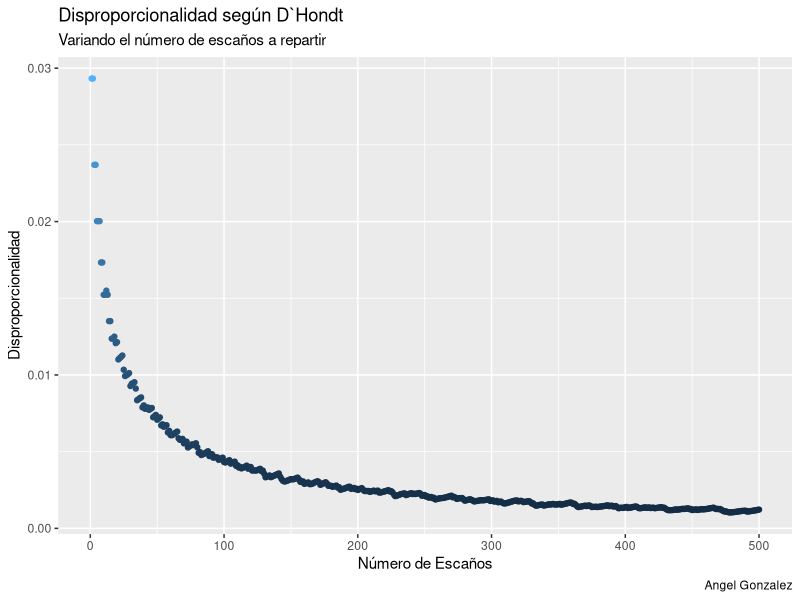
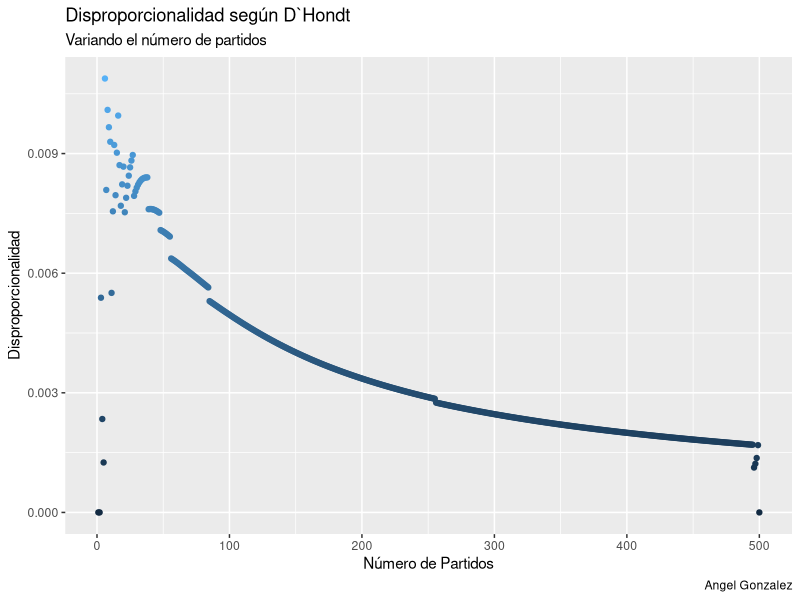
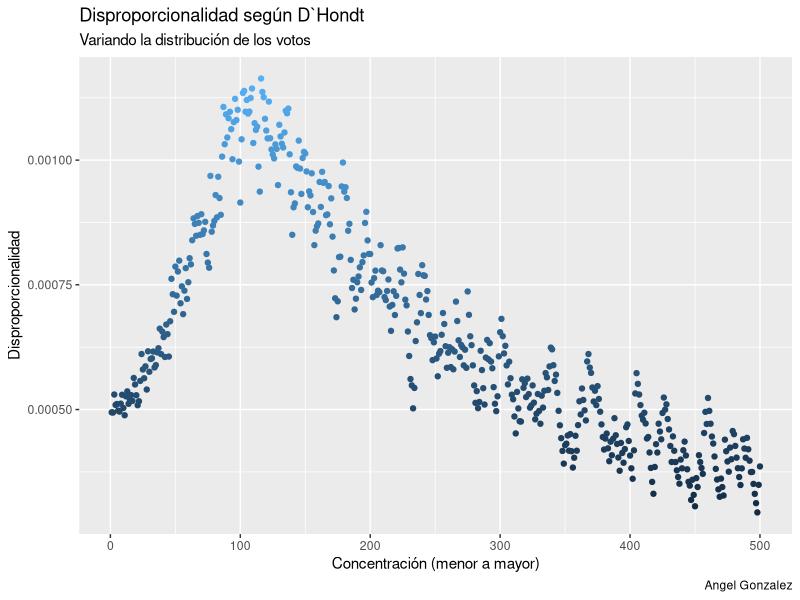

Write the R code that produced these figures, in order. (Note: a time limit stopped this script after it produced the figures.)
## ---- chunk 1
knitr::opts_chunk$set(
  fig.path = "figurasR/",
  echo = FALSE, warning = FALSE, message = FALSE,
  fig.pos = "H", fig.align = "center", out.width = "95%",
  cache = FALSE
)
## ---- chunk 2

library(ggplot2)

n_partidos <- seq_len(50)[-1]

densidad <- rep(length(n_partidos), 100)

n_escannos <- seq_len(50)
## ---- chunk 3
library(data.table)
# Variables
partidos <- paste("Partido_", seq_len(49), sep = "")
n_escannos <- 5
votos <- trunc(seq(from = 100, to = 1, length.out = length(partidos)))

asientos_dhondt <- function(partidos, votos,
                            n_escannos,
                            couta_min = 0) {
  # Cuota mínima
  nv <- sum(votos)
  vn <- votos
  vn[votos <= nv * couta_min] <- 0
  votos <- vn

  # Escaños
  div <- 1:n_escannos
  G <- sapply(div, function(x) votos / x)
  cuota <- G[order(G, decreasing = T)][n_escannos]
  W <- (G >= cuota)
  seats <- rowSums(W)
  o <- seats
  # Resultados
  data.frame("Partidos" = partidos, "Escanos" = as.numeric(o))
}

# Modelo para España
# desde <- 1 + grep(pattern = "nulos", x = colnames(datos1977))
# partidos <- colnames(datos1977)[desde:(length(colnames(datos1977)) - 1)]
# prov <- 1
# n_escannos <- datos1977$asientos[prov]
# votos <- as.numeric(datos1977[prov, desde:(ncol(datos1977) - 1)])
#
# asientos_dhondt(partidos, votos, n_escannos, couta_min = .03)
####


#
# resul <- NULL
# for (prov in seq_len(nrow(datos1977))) {
#   # Votos tenerife Alianza Popular mal contados
#   if (prov == 15) {
#     datos1977[prov, 12] <- 23866
#   }
#   n_escannos <- datos1977$asientos[prov]
#   votos <- as.numeric(datos1977[prov, desde:(ncol(datos1977) - 1)])
#   resul[[prov]] <- asientos_dhondt(partidos, votos, n_escannos, couta_min = .03)
# }
#
# resul <- as.data.table(resul)
# resultados <- cbind.data.frame("Partidos" = resul[, 1], "Escaños" = rowSums(resul[, lapply(resul, is.numeric) == TRUE, with = FALSE]))
## ---- chunk 4
# D`Hondt Prueba fijo densidad, fijo votos, fijo n_partidos, distintos escaños
partidos <- paste("Partido_", seq_len(49), sep = "")
n_escannos <- 5000
votos <- trunc(seq(from = 10e5, to = 1, length.out = length(partidos)))
votos <- votos / seq_len(49)

# resul <- NULL
# for (i in seq_len(n_escannos)) {
#   # n_escannos <- i # Variable
#   # votos <- votos # Fijo
#   resul[[i]] <- asientos_dhondt(partidos, votos, i, couta_min = 0)$Escanos
# }
resul <- lapply(seq_len(n_escannos), function(x) asientos_dhondt(partidos, votos, x, couta_min = 0)$Escanos)
resul1 <- as.data.table(resul)
# beepr::beep(sound = 3)
# resultados <- cbind.data.frame("Partidos" = resul[, 1], "Escaños" = rowSums(resul[, lapply(resul, is.numeric) == TRUE, with = FALSE]))
## ---- chunk 5
disproporcionalidad <-
  function(s, v) {
    s <- as.vector(s)
    v <- as.vector(v)
    l_s <- length(s)
    #        l_v <- length(v)
    s_s <- sum(s)
    s_v <- sum(v)
    p_s <- s / s_s
    p_v <- v / s_v

    o <- (1 / l_s) * sum(abs(p_s - p_v))
    #            nm <- 'Rae'

    # return(list(measure=nm, value=o))
    o
  }


# disproporcionalidad(s = resul1[, 1], v = votos)

dis <- apply(X = resul1[, 1:500], MARGIN = 2, FUN = function(x) disproporcionalidad(s = x, v = votos))

library(ggplot2)
library(ggthemes)
# qplot(seq_len(length(dis)),dis)

dis1 <- data.frame("Disproporcionalidad" = dis, "Escannos" = seq_len(length(dis)))
var_esc_dhondt <- dis1

ggplot(data = dis1, mapping = aes(Escannos, Disproporcionalidad)) +
  geom_point(data = dis1, mapping = aes(color = Disproporcionalidad), show.legend = F) +
  scale_fill_gradient(low = "red", high = "yellow") +
  labs(subtitle = "Variando el número de escaños a repartir", title = "Disproporcionalidad según D`Hondt", caption = "Angel Gonzalez", x = "Número de Escaños")
## ---- chunk 6
# D`Hondt Prueba fijo densidad, fijo votos, var n_partidos, fijo escaños
partidos <- NULL
for (i in seq_len(500)) {
  partidos[[i]] <- paste("Partido_", seq_len(i), sep = "")
}
# partidos <- paste("Partido_", seq_len(49), sep = "")
n_escannos <- 30
votos <- NULL
for (i in seq_len(500)) {
  votos[[i]] <- trunc(seq(from = 10e5, to = 1, length.out = length(partidos[[i]])))
  votos[[i]] <- votos[[i]] / seq_len(length(partidos[[i]]))
}
# votos <- trunc(seq(from = 10e5, to = 1, length.out = length(partidos)))
# votos <- votos/seq_len(length(partidos))

resul <- NULL
for (i in seq_len(length(partidos))) {
  if (i == 1) {
    next
  }
  n_escannos <- 50 # Variable
  # votos <- votos[[i]] # Fijo
  resul[[i]] <- asientos_dhondt(partidos[[i]], votos[[i]], n_escannos, couta_min = 0)$Escanos
}

resul1 <- as.data.table(resul)
# Arreglar tabla poniendo NA donde se necesita
for (i in 3:(ncol(resul1) - 2)) {
  resul1[[i - 2]][i:nrow(resul1)] <- NA
}

# Analizar la desproporcionalidad columna a columna
dis <- seq_len(length(partidos))
for (i in seq_len(length(partidos) - 1)) {
  dis[i] <- disproporcionalidad(s = as.vector(na.omit(resul1[[i]])), v = votos[[i + 1]])
}
# disproporcionalidad(s = resul1[,1],v = votos)

# dis <- apply(X = resul1,MARGIN = 2,FUN = function(x) disproporcionalidad(s = x,v = votos))
dis[500] <- 0


library(ggplot2)
# qplot(seq_len(length(dis)),dis)

dis1 <- data.frame("Disproporcionalidad" = dis, "Escannos" = seq_len(length(dis)))
var_par_dhondt <- dis1

ggplot(data = dis1, mapping = aes(Escannos, Disproporcionalidad)) +
  geom_point(data = dis1, mapping = aes(color = Disproporcionalidad), show.legend = F) +
  scale_fill_gradient(low = "red", high = "yellow") +
  labs(subtitle = "Variando el número de partidos", title = "Disproporcionalidad según D`Hondt", caption = "Angel Gonzalez", x = "Número de Partidos")
## ---- chunk 7
# D`Hondt Prueba var densidad, fijo votos, fijo n_partidos, fijo escaños
partidos <- paste("Partido_", seq_len(49), sep = "")
n_escannos <- 500
# votos <- trunc(seq(from = 10e5, to = 1, length.out = length(partidos)))

# Modificar la densidad de los votos
votos <- trunc(rep(x = 10e5, length(partidos)))
expon <- seq(from = 0.001, to = 1, length.out = 1000)
vot <- NULL
for (i in seq_len(1000)) {
  vot[[i]] <- votos * dexp(seq_len(length(partidos)), rate = expon[i])
}



# ut <- (datos1977[1:nrow(datos1977),9:ncol(datos1977)])
# ut <- as.matrix(ut)
# lm(1:ncol(ut)~sort(ut[1,],decreasing = T))




# Aplicarlo
resul <- NULL
for (i in seq_len(n_escannos)) {
  # n_escannos <- i # Variable
  votos <- vot[[i]] # Fijo
  resul[[i]] <- asientos_dhondt(partidos, votos, n_escannos, couta_min = 0)$Escanos
}

resul1 <- as.data.table(resul)

# Analizar la desproporcionalidad columna a columna
dis <- seq_len(ncol(resul1))
for (i in seq_len(ncol(resul1))) {
  dis[i] <- disproporcionalidad(s = resul1[[i]], v = vot[[i]])
}
# disproporcionalidad(s = resul1[,1],v = votos)

# dis <- apply(X = resul1,MARGIN = 2,FUN = function(x) disproporcionalidad(s = x,v = votos))



library(ggplot2)
# qplot(seq_len(length(dis)),dis,main = "Prueba",ylab = "Disproporcionalidad",xlab = "
#       Concentración (menor a mayor)")

dis1 <- data.frame("Disproporcionalidad" = dis, "Escannos" = seq_len(length(dis)))
var_dis_dhondt <- dis1

ggplot(data = dis1, mapping = aes(Escannos, Disproporcionalidad)) +
  geom_point(data = dis1, mapping = aes(color = Disproporcionalidad), show.legend = F) +
  scale_fill_gradient(low = "red", high = "yellow") +
  labs(subtitle = "Variando la distribución de los votos", title = "Disproporcionalidad según D`Hondt", caption = "Angel Gonzalez", x = "Concentración (menor a mayor)")
## ---- chunk 8
library(data.table)
# Variables
partidos <- paste("Partido_", seq_len(49), sep = "")
n_escannos <- 5
votos <- trunc(seq(from = 100, to = 1, length.out = length(partidos)))

asientos_dhondt <- function(partidos, votos,
                            n_escannos,
                            couta_min = 0) {
  # Cuota mínima
  nv <- sum(votos)
  vn <- votos
  vn[votos <= nv * couta_min] <- 0
  votos <- vn

  # Escaños
  div <- 2 * (1:n_escannos) - 1
  G <- sapply(div, function(x) votos / x)
  cuota <- G[order(G, decreasing = T)][n_escannos]
  W <- (G >= cuota)
  seats <- rowSums(W)
  o <- seats
  # Resultados
  data.frame("Partidos" = partidos, "Escanos" = as.numeric(o))
}

# Modelo para España
# desde <- 1 + grep(pattern = "nulos", x = colnames(datos1977))
# partidos <- colnames(datos1977)[desde:(length(colnames(datos1977)) - 1)]
# prov <- 1
# n_escannos <- datos1977$asientos[prov]
# votos <- as.numeric(datos1977[prov, desde:(ncol(datos1977) - 1)])
#
# asientos_dhondt(partidos, votos, n_escannos, couta_min = .03)
####


#
# resul <- NULL
# for (prov in seq_len(nrow(datos1977))) {
#   # Votos tenerife Alianza Popular mal contados
#   if (prov == 15) {
#     datos1977[prov, 12] <- 23866
#   }
#   n_escannos <- datos1977$asientos[prov]
#   votos <- as.numeric(datos1977[prov, desde:(ncol(datos1977) - 1)])
#   resul[[prov]] <- asientos_dhondt(partidos, votos, n_escannos, couta_min = .03)
# }
#
# resul <- as.data.table(resul)
# resultados <- cbind.data.frame("Partidos" = resul[, 1], "Escaños" = rowSums(resul[, lapply(resul, is.numeric) == TRUE, with = FALSE]))
## ---- chunk 9
# Sainte-Lague Prueba fijo densidad, fijo votos, fijo n_partidos, distintos escaños
partidos <- paste("Partido_", seq_len(49), sep = "")
n_escannos <- 5000
votos <- trunc(seq(from = 10e5, to = 1, length.out = length(partidos)))
votos <- votos / seq_len(49)

# resul <- NULL
# for (i in seq_len(n_escannos)) {
#   n_escannos <- i # Variable
#   votos <- votos # Fijo
#   resul[[i]] <- asientos_dhondt(partidos, votos, n_escannos, couta_min = 0)$Escanos
# }
resul <- lapply(seq_len(n_escannos), function(x) asientos_dhondt(partidos, votos, x, couta_min = 0)$Escanos)
resul1 <- as.data.table(resul)
# beepr::beep(sound = 3)
# resultados <- cbind.data.frame("Partidos" = resul[, 1], "Escaños" = rowSums(resul[, lapply(resul, is.numeric) == TRUE, with = FALSE]))
## ---- chunk 10
disproporcionalidad <-
  function(s, v) {
    s <- as.vector(s)
    v <- as.vector(v)
    l_s <- length(s)
    #        l_v <- length(v)
    s_s <- sum(s)
    s_v <- sum(v)
    p_s <- s / s_s
    p_v <- v / s_v

    o <- (1 / l_s) * sum(abs(p_s - p_v))
    #            nm <- 'Rae'

    # return(list(measure=nm, value=o))
    o
  }


#disproporcionalidad(s = resul1[, 1], v = votos)

dis <- apply(X = resul1[, 1:500], MARGIN = 2, FUN = function(x) disproporcionalidad(s = x, v = votos))

library(ggplot2)
library(ggthemes)
# qplot(seq_len(length(dis)),dis)

dis1 <- data.frame("Disproporcionalidad" = dis, "Escannos" = seq_len(length(dis)))
var_esc_sl <- dis1

ggplot(data = dis1, mapping = aes(Escannos, Disproporcionalidad)) +
  geom_point(data = dis1, mapping = aes(color = Disproporcionalidad), show.legend = F) +
  scale_fill_gradient(low = "red", high = "yellow") +
  labs(subtitle = "Variando el número de escaños a repartir", title = "Disproporcionalidad según Sainte-Lague", caption = "Angel Gonzalez", x = "Número de Escaños")
## ---- chunk 11
# Sainte-Lague Prueba fijo densidad, fijo votos, var n_partidos, fijo escaños
partidos <- NULL
for (i in seq_len(500)) {
  partidos[[i]] <- paste("Partido_", seq_len(i), sep = "")
}
# partidos <- paste("Partido_", seq_len(49), sep = "")
n_escannos <- 30
votos <- NULL
for (i in seq_len(500)) {
  votos[[i]] <- trunc(seq(from = 10e5, to = 1, length.out = length(partidos[[i]])))
  votos[[i]] <- votos[[i]] / seq_len(length(partidos[[i]]))
}
# votos <- trunc(seq(from = 10e5, to = 1, length.out = length(partidos)))
# votos <- votos/seq_len(length(partidos))

resul <- NULL
for (i in seq_len(length(partidos))) {
  if (i == 1) {
    next
  }
  n_escannos <- 50 # Variable
  # votos <- votos[[i]] # Fijo
  resul[[i]] <- asientos_dhondt(partidos[[i]], votos[[i]], n_escannos, couta_min = 0)$Escanos
}

resul1 <- as.data.table(resul)
# Arreglar tabla poniendo NA donde se necesita
for (i in 3:(ncol(resul1) - 2)) {
  resul1[[i - 2]][i:nrow(resul1)] <- NA
}

# Analizar la desproporcionalidad columna a columna
dis <- seq_len(length(partidos))
for (i in seq_len(length(partidos) - 1)) {
  dis[i] <- disproporcionalidad(s = as.vector(na.omit(resul1[[i]])), v = votos[[i + 1]])
}
# disproporcionalidad(s = resul1[,1],v = votos)

# dis <- apply(X = resul1,MARGIN = 2,FUN = function(x) disproporcionalidad(s = x,v = votos))
dis[500] <- 0


library(ggplot2)
# qplot(seq_len(length(dis)),dis)

dis1 <- data.frame("Disproporcionalidad" = dis, "Escannos" = seq_len(length(dis)))
var_par_sl <- dis1


ggplot(data = dis1, mapping = aes(Escannos, Disproporcionalidad)) +
  geom_point(data = dis1, mapping = aes(color = Disproporcionalidad), show.legend = F) +
  scale_fill_gradient(low = "red", high = "yellow") +
  labs(subtitle = "Variando el número de partidos", title = "Disproporcionalidad según Sainte-Lague", caption = "Angel Gonzalez", x = "Número de Partidos")
## ---- chunk 12
# Sainte-Lague Prueba var densidad, fijo votos, fijo n_partidos, fijo escaños
partidos <- paste("Partido_", seq_len(49), sep = "")
n_escannos <- 500
# votos <- trunc(seq(from = 10e5, to = 1, length.out = length(partidos)))

# Modificar la densidad de los votos
votos <- trunc(rep(x = 10e5, length(partidos)))
expon <- seq(from = 0.001, to = 1, length.out = 1000)
vot <- NULL
for (i in seq_len(1000)) {
  vot[[i]] <- votos * dexp(seq_len(length(partidos)), rate = expon[i])
}



# ut <- (datos1977[1:nrow(datos1977),9:ncol(datos1977)])
# ut <- as.matrix(ut)
# lm(1:ncol(ut)~sort(ut[1,],decreasing = T))




# Aplicarlo
resul <- NULL
for (i in seq_len(n_escannos)) {
  # n_escannos <- i # Variable
  votos <- vot[[i]] # Fijo
  resul[[i]] <- asientos_dhondt(partidos, votos, n_escannos, couta_min = 0)$Escanos
}

resul1 <- as.data.table(resul)

# Analizar la desproporcionalidad columna a columna
dis <- seq_len(ncol(resul1))
for (i in seq_len(ncol(resul1))) {
  dis[i] <- disproporcionalidad(s = resul1[[i]], v = vot[[i]])
}
# disproporcionalidad(s = resul1[,1],v = votos)

# dis <- apply(X = resul1,MARGIN = 2,FUN = function(x) disproporcionalidad(s = x,v = votos))



library(ggplot2)
# qplot(seq_len(length(dis)),dis,main = "Prueba",ylab = "Disproporcionalidad",xlab = "
#       Concentración (menor a mayor)")

dis1 <- data.frame("Disproporcionalidad" = dis, "Escannos" = seq_len(length(dis)))
var_dis_sl <- dis1

ggplot(data = dis1, mapping = aes(Escannos, Disproporcionalidad)) +
  geom_point(data = dis1, mapping = aes(color = Disproporcionalidad), show.legend = F) +
  scale_fill_gradient(low = "red", high = "yellow") +
  labs(subtitle = "Variando la distribución de los votos", title = "Disproporcionalidad según Sainte-Lague", caption = "Angel Gonzalez", x = "Concentración (menor a mayor)")
## ---- chunk 13
library(data.table)
# Variables
partidos <- paste("Partido_", seq_len(49), sep = "")
n_escannos <- 5
votos <- trunc(seq(from = 100, to = 1, length.out = length(partidos)))

asientos_dhondt <- function(partidos, votos,
                            n_escannos,
                            couta_min = 0) {
  # Cuota mínima
  nv <- sum(votos)
  vn <- votos
  vn[votos <= nv * couta_min] <- 0
  votos <- vn

  # Escaños
  div <- c(1, (10 * (2:n_escannos) - 5) / 7)
  G <- sapply(div, function(x) votos / x)
  cuota <- G[order(G, decreasing = T)][n_escannos]
  W <- (G >= cuota)
  seats <- rowSums(W)
  o <- seats
  # Resultados
  data.frame("Partidos" = partidos, "Escanos" = as.numeric(o))
}

# Modelo para España
# desde <- 1 + grep(pattern = "nulos", x = colnames(datos1977))
# partidos <- colnames(datos1977)[desde:(length(colnames(datos1977)) - 1)]
# prov <- 1
# n_escannos <- datos1977$asientos[prov]
# votos <- as.numeric(datos1977[prov, desde:(ncol(datos1977) - 1)])
#
# asientos_dhondt(partidos, votos, n_escannos, couta_min = .03)
####


#
# resul <- NULL
# for (prov in seq_len(nrow(datos1977))) {
#   # Votos tenerife Alianza Popular mal contados
#   if (prov == 15) {
#     datos1977[prov, 12] <- 23866
#   }
#   n_escannos <- datos1977$asientos[prov]
#   votos <- as.numeric(datos1977[prov, desde:(ncol(datos1977) - 1)])
#   resul[[prov]] <- asientos_dhondt(partidos, votos, n_escannos, couta_min = .03)
# }
#
# resul <- as.data.table(resul)
# resultados <- cbind.data.frame("Partidos" = resul[, 1], "Escaños" = rowSums(resul[, lapply(resul, is.numeric) == TRUE, with = FALSE]))
## ---- chunk 14
# Modified Sainte-Lague Prueba fijo densidad, fijo votos, fijo n_partidos, distintos escaños
partidos <- paste("Partido_", seq_len(49), sep = "")
n_escannos <- 5000
votos <- trunc(seq(from = 10e5, to = 1, length.out = length(partidos)))
votos <- votos / seq_len(49)

# resul <- NULL
# for (i in seq_len(n_escannos)) {
#   n_escannos <- i # Variable
#   votos <- votos # Fijo
#   resul[[i]] <- asientos_dhondt(partidos, votos, n_escannos, couta_min = 0)$Escanos
# }
resul <- lapply(seq_len(n_escannos), function(x) asientos_dhondt(partidos, votos, x, couta_min = 0)$Escanos)
resul1 <- as.data.table(resul)
# beepr::beep(sound = 3)
# resultados <- cbind.data.frame("Partidos" = resul[, 1], "Escaños" = rowSums(resul[, lapply(resul, is.numeric) == TRUE, with = FALSE]))
## ---- chunk 15
disproporcionalidad <-
  function(s, v) {
    s <- as.vector(s)
    v <- as.vector(v)
    l_s <- length(s)
    #        l_v <- length(v)
    s_s <- sum(s)
    s_v <- sum(v)
    p_s <- s / s_s
    p_v <- v / s_v

    o <- (1 / l_s) * sum(abs(p_s - p_v))
    #            nm <- 'Rae'

    # return(list(measure=nm, value=o))
    o
  }


#disproporcionalidad(s = resul1[, 1], v = votos)

dis <- apply(X = resul1[, 1:500], MARGIN = 2, FUN = function(x) disproporcionalidad(s = x, v = votos))

library(ggplot2)
library(ggthemes)
# qplot(seq_len(length(dis)),dis)

dis1 <- data.frame("Disproporcionalidad" = dis, "Escannos" = seq_len(length(dis)))
var_esc_msl <- dis1

ggplot(data = dis1, mapping = aes(Escannos, Disproporcionalidad)) +
  geom_point(data = dis1, mapping = aes(color = Disproporcionalidad), show.legend = F) +
  scale_fill_gradient(low = "red", high = "yellow") +
  labs(subtitle = "Variando el número de escaños a repartir", title = "Disproporcionalidad según Modified Sainte-Lague", caption = "Angel Gonzalez", x = "Número de Escaños")
## ---- chunk 16
# Modified Sainte-Lague Prueba fijo densidad, fijo votos, var n_partidos, fijo escaños
partidos <- NULL
for (i in seq_len(500)) {
  partidos[[i]] <- paste("Partido_", seq_len(i), sep = "")
}
# partidos <- paste("Partido_", seq_len(49), sep = "")
n_escannos <- 30
votos <- NULL
for (i in seq_len(500)) {
  votos[[i]] <- trunc(seq(from = 10e5, to = 1, length.out = length(partidos[[i]])))
  votos[[i]] <- votos[[i]] / seq_len(length(partidos[[i]]))
}
# votos <- trunc(seq(from = 10e5, to = 1, length.out = length(partidos)))
# votos <- votos/seq_len(length(partidos))

resul <- NULL
for (i in seq_len(length(partidos))) {
  if (i == 1) {
    next
  }
  n_escannos <- 50 # Variable
  # votos <- votos[[i]] # Fijo
  resul[[i]] <- asientos_dhondt(partidos[[i]], votos[[i]], n_escannos, couta_min = 0)$Escanos
}

resul1 <- as.data.table(resul)
# Arreglar tabla poniendo NA donde se necesita
for (i in 3:(ncol(resul1) - 2)) {
  resul1[[i - 2]][i:nrow(resul1)] <- NA
}

# Analizar la desproporcionalidad columna a columna
dis <- seq_len(length(partidos))
for (i in seq_len(length(partidos) - 1)) {
  dis[i] <- disproporcionalidad(s = as.vector(na.omit(resul1[[i]])), v = votos[[i + 1]])
}
# disproporcionalidad(s = resul1[,1],v = votos)

# dis <- apply(X = resul1,MARGIN = 2,FUN = function(x) disproporcionalidad(s = x,v = votos))
dis[500] <- 0


library(ggplot2)
# qplot(seq_len(length(dis)),dis)

dis1 <- data.frame("Disproporcionalidad" = dis, "Escannos" = seq_len(length(dis)))
var_par_msl <- dis1

ggplot(data = dis1, mapping = aes(Escannos, Disproporcionalidad)) +
  geom_point(data = dis1, mapping = aes(color = Disproporcionalidad), show.legend = F) +
  scale_fill_gradient(low = "red", high = "yellow") +
  labs(subtitle = "Variando el número de partidos", title = "Disproporcionalidad según Modified Sainte-Lague", caption = "Angel Gonzalez", x = "Número de Partidos")
## ---- chunk 17
# Modified Sainte-Lague Prueba var densidad, fijo votos, fijo n_partidos, fijo escaños
partidos <- paste("Partido_", seq_len(49), sep = "")
n_escannos <- 500
# votos <- trunc(seq(from = 10e5, to = 1, length.out = length(partidos)))

# Modificar la densidad de los votos
votos <- trunc(rep(x = 10e5, length(partidos)))
expon <- seq(from = 0.001, to = 1, length.out = 1000)
vot <- NULL
for (i in seq_len(1000)) {
  vot[[i]] <- votos * dexp(seq_len(length(partidos)), rate = expon[i])
}



# ut <- (datos1977[1:nrow(datos1977),9:ncol(datos1977)])
# ut <- as.matrix(ut)
# lm(1:ncol(ut)~sort(ut[1,],decreasing = T))




# Aplicarlo
resul <- NULL
for (i in seq_len(n_escannos)) {
  # n_escannos <- i # Variable
  votos <- vot[[i]] # Fijo
  resul[[i]] <- asientos_dhondt(partidos, votos, n_escannos, couta_min = 0)$Escanos
}

resul1 <- as.data.table(resul)

# Analizar la desproporcionalidad columna a columna
dis <- seq_len(ncol(resul1))
for (i in seq_len(ncol(resul1))) {
  dis[i] <- disproporcionalidad(s = resul1[[i]], v = vot[[i]])
}
# disproporcionalidad(s = resul1[,1],v = votos)

# dis <- apply(X = resul1,MARGIN = 2,FUN = function(x) disproporcionalidad(s = x,v = votos))



library(ggplot2)
# qplot(seq_len(length(dis)),dis,main = "Prueba",ylab = "Disproporcionalidad",xlab = "
#       Concentración (menor a mayor)")

dis1 <- data.frame("Disproporcionalidad" = dis, "Escannos" = seq_len(length(dis)))
var_dis_msl <- dis1

ggplot(data = dis1, mapping = aes(Escannos, Disproporcionalidad)) +
  geom_point(data = dis1, mapping = aes(color = Disproporcionalidad), show.legend = F) +
  scale_fill_gradient(low = "red", high = "yellow") +
  labs(subtitle = "Variando la distribución de los votos", title = "Disproporcionalidad según Modified Sainte-Lague", caption = "Angel Gonzalez", x = "Concentración (menor a mayor)")
## ---- chunk 18
library(data.table)
# Variables
partidos <- paste("Partido_", seq_len(49), sep = "")
n_escannos <- 5
votos <- trunc(seq(from = 100, to = 1, length.out = length(partidos)))

asientos_dhondt <- function(partidos, votos,
                            n_escannos,
                            couta_min = 0) {
  # Cuota mínima
  nv <- sum(votos)
  vn <- votos
  vn[votos <= nv * couta_min] <- 0
  votos <- vn

  # Escaños
  div <- ((1:n_escannos) + 1) / 2
  G <- sapply(div, function(x) votos / x)
  cuota <- G[order(G, decreasing = T)][n_escannos]
  W <- (G >= cuota)
  seats <- rowSums(W)
  o <- seats
  # Resultados
  data.frame("Partidos" = partidos, "Escanos" = as.numeric(o))
}

# Modelo para España
# desde <- 1 + grep(pattern = "nulos", x = colnames(datos1977))
# partidos <- colnames(datos1977)[desde:(length(colnames(datos1977)) - 1)]
# prov <- 1
# n_escannos <- datos1977$asientos[prov]
# votos <- as.numeric(datos1977[prov, desde:(ncol(datos1977) - 1)])
#
# asientos_dhondt(partidos, votos, n_escannos, couta_min = .03)
####


#
# resul <- NULL
# for (prov in seq_len(nrow(datos1977))) {
#   # Votos tenerife Alianza Popular mal contados
#   if (prov == 15) {
#     datos1977[prov, 12] <- 23866
#   }
#   n_escannos <- datos1977$asientos[prov]
#   votos <- as.numeric(datos1977[prov, desde:(ncol(datos1977) - 1)])
#   resul[[prov]] <- asientos_dhondt(partidos, votos, n_escannos, couta_min = .03)
# }
#
# resul <- as.data.table(resul)
# resultados <- cbind.data.frame("Partidos" = resul[, 1], "Escaños" = rowSums(resul[, lapply(resul, is.numeric) == TRUE, with = FALSE]))
## ---- chunk 19
# Imperiali Prueba fijo densidad, fijo votos, fijo n_partidos, distintos escaños
partidos <- paste("Partido_", seq_len(49), sep = "")
n_escannos <- 5000
votos <- trunc(seq(from = 10e5, to = 1, length.out = length(partidos)))
votos <- votos / seq_len(49)

# resul <- NULL
# for (i in seq_len(n_escannos)) {
#   n_escannos <- i # Variable
#   votos <- votos # Fijo
#   resul[[i]] <- asientos_dhondt(partidos, votos, n_escannos, couta_min = 0)$Escanos
# }
resul <- lapply(seq_len(n_escannos), function(x) asientos_dhondt(partidos, votos, x, couta_min = 0)$Escanos)
resul1 <- as.data.table(resul)
# beepr::beep(sound = 3)
# resultados <- cbind.data.frame("Partidos" = resul[, 1], "Escaños" = rowSums(resul[, lapply(resul, is.numeric) == TRUE, with = FALSE]))
## ---- chunk 20
disproporcionalidad <-
  function(s, v) {
    s <- as.vector(s)
    v <- as.vector(v)
    l_s <- length(s)
    #        l_v <- length(v)
    s_s <- sum(s)
    s_v <- sum(v)
    p_s <- s / s_s
    p_v <- v / s_v

    o <- (1 / l_s) * sum(abs(p_s - p_v))
    #            nm <- 'Rae'

    # return(list(measure=nm, value=o))
    o
  }


#disproporcionalidad(s = resul1[, 1], v = votos)

dis <- apply(X = resul1[, 1:500], MARGIN = 2, FUN = function(x) disproporcionalidad(s = x, v = votos))

library(ggplot2)
library(ggthemes)
# qplot(seq_len(length(dis)),dis)

dis1 <- data.frame("Disproporcionalidad" = dis, "Escannos" = seq_len(length(dis)))
var_esc_imp <- dis1

ggplot(data = dis1, mapping = aes(Escannos, Disproporcionalidad)) +
  geom_point(data = dis1, mapping = aes(color = Disproporcionalidad), show.legend = F) +
  scale_fill_gradient(low = "red", high = "yellow") +
  labs(subtitle = "Variando el número de escaños a repartir", title = "Disproporcionalidad según Imperiali", caption = "Angel Gonzalez", x = "Número de Escaños")
## ---- chunk 21
# Imperiali Prueba fijo densidad, fijo votos, var n_partidos, fijo escaños
partidos <- NULL
for (i in seq_len(500)) {
  partidos[[i]] <- paste("Partido_", seq_len(i), sep = "")
}
# partidos <- paste("Partido_", seq_len(49), sep = "")
n_escannos <- 30
votos <- NULL
for (i in seq_len(500)) {
  votos[[i]] <- trunc(seq(from = 10e5, to = 1, length.out = length(partidos[[i]])))
  votos[[i]] <- votos[[i]] / seq_len(length(partidos[[i]]))
}
# votos <- trunc(seq(from = 10e5, to = 1, length.out = length(partidos)))
# votos <- votos/seq_len(length(partidos))

resul <- NULL
for (i in seq_len(length(partidos))) {
  if (i == 1) {
    next
  }
  n_escannos <- 50 # Variable
  # votos <- votos[[i]] # Fijo
  resul[[i]] <- asientos_dhondt(partidos[[i]], votos[[i]], n_escannos, couta_min = 0)$Escanos
}

resul1 <- as.data.table(resul)
# Arreglar tabla poniendo NA donde se necesita
for (i in 3:(ncol(resul1) - 2)) {
  resul1[[i - 2]][i:nrow(resul1)] <- NA
}

# Analizar la desproporcionalidad columna a columna
dis <- seq_len(length(partidos))
for (i in seq_len(length(partidos) - 1)) {
  dis[i] <- disproporcionalidad(s = as.vector(na.omit(resul1[[i]])), v = votos[[i + 1]])
}
# disproporcionalidad(s = resul1[,1],v = votos)

# dis <- apply(X = resul1,MARGIN = 2,FUN = function(x) disproporcionalidad(s = x,v = votos))
dis[500] <- 0


library(ggplot2)
# qplot(seq_len(length(dis)),dis)

dis1 <- data.frame("Disproporcionalidad" = dis, "Escannos" = seq_len(length(dis)))
var_par_imp <- dis1

ggplot(data = dis1, mapping = aes(Escannos, Disproporcionalidad)) +
  geom_point(data = dis1, mapping = aes(color = Disproporcionalidad), show.legend = F) +
  scale_fill_gradient(low = "red", high = "yellow") +
  labs(subtitle = "Variando el número de partidos", title = "Disproporcionalidad según Imperiali", caption = "Angel Gonzalez", x = "Número de Partidos")
## ---- chunk 22
# Imperiali Prueba var densidad, fijo votos, fijo n_partidos, fijo escaños
partidos <- paste("Partido_", seq_len(49), sep = "")
n_escannos <- 500
# votos <- trunc(seq(from = 10e5, to = 1, length.out = length(partidos)))

# Modificar la densidad de los votos
votos <- trunc(rep(x = 10e5, length(partidos)))
expon <- seq(from = 0.001, to = 1, length.out = 1000)
vot <- NULL
for (i in seq_len(1000)) {
  vot[[i]] <- votos * dexp(seq_len(length(partidos)), rate = expon[i])
}



# ut <- (datos1977[1:nrow(datos1977),9:ncol(datos1977)])
# ut <- as.matrix(ut)
# lm(1:ncol(ut)~sort(ut[1,],decreasing = T))




# Aplicarlo
resul <- NULL
for (i in seq_len(n_escannos)) {
  # n_escannos <- i # Variable
  votos <- vot[[i]] # Fijo
  resul[[i]] <- asientos_dhondt(partidos, votos, n_escannos, couta_min = 0)$Escanos
}

resul1 <- as.data.table(resul)

# Analizar la desproporcionalidad columna a columna
dis <- seq_len(ncol(resul1))
for (i in seq_len(ncol(resul1))) {
  dis[i] <- disproporcionalidad(s = resul1[[i]], v = vot[[i]])
}
# disproporcionalidad(s = resul1[,1],v = votos)

# dis <- apply(X = resul1,MARGIN = 2,FUN = function(x) disproporcionalidad(s = x,v = votos))



library(ggplot2)
# qplot(seq_len(length(dis)),dis,main = "Prueba",ylab = "Disproporcionalidad",xlab = "
#       Concentración (menor a mayor)")

dis1 <- data.frame("Disproporcionalidad" = dis, "Escannos" = seq_len(length(dis)))
var_dis_imp <- dis1

ggplot(data = dis1, mapping = aes(Escannos, Disproporcionalidad)) +
  geom_point(data = dis1, mapping = aes(color = Disproporcionalidad), show.legend = F) +
  scale_fill_gradient(low = "red", high = "yellow") +
  labs(subtitle = "Variando la distribución de los votos", title = "Disproporcionalidad según Imperiali", caption = "Angel Gonzalez", x = "Concentración (menor a mayor)")
## ---- chunk 23
library(data.table)
# Variables
partidos <- paste("Partido_", seq_len(49), sep = "")
n_escannos <- 5
votos <- trunc(seq(from = 100, to = 1, length.out = length(partidos)))

asientos_dhondt <- function(partidos, votos,
                            n_escannos,
                            couta_min = 0) {
  # Cuota mínima
  nv <- sum(votos)
  vn <- votos
  vn[votos <= nv * couta_min] <- 0
  votos <- vn

  # Escaños
  div <- sqrt((1:n_escannos) * ((1:n_escannos) - 1))
  G <- sapply(div, function(x) votos / x)
  cuota <- G[order(G, decreasing = T)][n_escannos]
  W <- (G >= cuota)
  seats <- rowSums(W)
  o <- seats
  # Resultados
  data.frame("Partidos" = partidos, "Escanos" = as.numeric(o))
}

# Modelo para España
# desde <- 1 + grep(pattern = "nulos", x = colnames(datos1977))
# partidos <- colnames(datos1977)[desde:(length(colnames(datos1977)) - 1)]
# prov <- 1
# n_escannos <- datos1977$asientos[prov]
# votos <- as.numeric(datos1977[prov, desde:(ncol(datos1977) - 1)])
#
# asientos_dhondt(partidos, votos, n_escannos, couta_min = .03)
####


#
# resul <- NULL
# for (prov in seq_len(nrow(datos1977))) {
#   # Votos tenerife Alianza Popular mal contados
#   if (prov == 15) {
#     datos1977[prov, 12] <- 23866
#   }
#   n_escannos <- datos1977$asientos[prov]
#   votos <- as.numeric(datos1977[prov, desde:(ncol(datos1977) - 1)])
#   resul[[prov]] <- asientos_dhondt(partidos, votos, n_escannos, couta_min = .03)
# }
#
# resul <- as.data.table(resul)
# resultados <- cbind.data.frame("Partidos" = resul[, 1], "Escaños" = rowSums(resul[, lapply(resul, is.numeric) == TRUE, with = FALSE]))
## ---- chunk 24
# Huntington-Hill Prueba fijo densidad, fijo votos, fijo n_partidos, distintos escaños
partidos <- paste("Partido_", seq_len(49), sep = "")
n_escannos <- 5000
votos <- trunc(seq(from = 10e5, to = 1, length.out = length(partidos)))
votos <- votos / seq_len(49)

# resul <- NULL
# for (i in seq_len(n_escannos)) {
#   n_escannos <- i # Variable
#   votos <- votos # Fijo
#   resul[[i]] <- asientos_dhondt(partidos, votos, n_escannos, couta_min = 0)$Escanos
# }
resul <- lapply(seq_len(n_escannos), function(x) asientos_dhondt(partidos, votos, x, couta_min = 0)$Escanos)
resul1 <- as.data.table(resul)
# beepr::beep(sound = 3)
# resultados <- cbind.data.frame("Partidos" = resul[, 1], "Escaños" = rowSums(resul[, lapply(resul, is.numeric) == TRUE, with = FALSE]))
## ---- chunk 25
disproporcionalidad <-
  function(s, v) {
    s <- as.vector(s)
    v <- as.vector(v)
    l_s <- length(s)
    #        l_v <- length(v)
    s_s <- sum(s)
    s_v <- sum(v)
    p_s <- s / s_s
    p_v <- v / s_v

    o <- (1 / l_s) * sum(abs(p_s - p_v))
    #            nm <- 'Rae'

    # return(list(measure=nm, value=o))
    o
  }


#disproporcionalidad(s = resul1[, 1], v = votos)

dis <- apply(X = resul1[, 1:500], MARGIN = 2, FUN = function(x) disproporcionalidad(s = x, v = votos))

library(ggplot2)
library(ggthemes)
# qplot(seq_len(length(dis)),dis)

dis1 <- data.frame("Disproporcionalidad" = dis, "Escannos" = seq_len(length(dis)))
var_esc_hh <- dis1

ggplot(data = dis1, mapping = aes(Escannos, Disproporcionalidad)) +
  geom_point(data = dis1, mapping = aes(color = Disproporcionalidad), show.legend = F) +
  scale_fill_gradient(low = "red", high = "yellow") +
  labs(subtitle = "Variando el número de escaños a repartir", title = "Disproporcionalidad según Huntington-Hill", caption = "Angel Gonzalez", x = "Número de Escaños")
## ---- chunk 26
# Huntington-Hill Prueba fijo densidad, fijo votos, var n_partidos, fijo escaños
partidos <- NULL
for (i in seq_len(500)) {
  partidos[[i]] <- paste("Partido_", seq_len(i), sep = "")
}
# partidos <- paste("Partido_", seq_len(49), sep = "")
n_escannos <- 30
votos <- NULL
for (i in seq_len(500)) {
  votos[[i]] <- trunc(seq(from = 10e5, to = 1, length.out = length(partidos[[i]])))
  votos[[i]] <- votos[[i]] / seq_len(length(partidos[[i]]))
}
# votos <- trunc(seq(from = 10e5, to = 1, length.out = length(partidos)))
# votos <- votos/seq_len(length(partidos))

resul <- NULL
for (i in seq_len(length(partidos))) {
  if (i == 1) {
    next
  }
  n_escannos <- 50 # Variable
  # votos <- votos[[i]] # Fijo
  resul[[i]] <- asientos_dhondt(partidos[[i]], votos[[i]], n_escannos, couta_min = 0)$Escanos
}

resul1 <- as.data.table(resul)
# Arreglar tabla poniendo NA donde se necesita
for (i in 3:(ncol(resul1) - 2)) {
  resul1[[i - 2]][i:nrow(resul1)] <- NA
}

# Analizar la desproporcionalidad columna a columna
dis <- seq_len(length(partidos))
for (i in seq_len(length(partidos) - 1)) {
  dis[i] <- disproporcionalidad(s = as.vector(na.omit(resul1[[i]])), v = votos[[i + 1]])
}
# disproporcionalidad(s = resul1[,1],v = votos)

# dis <- apply(X = resul1,MARGIN = 2,FUN = function(x) disproporcionalidad(s = x,v = votos))
dis[500] <- 0


library(ggplot2)
# qplot(seq_len(length(dis)),dis)

dis1 <- data.frame("Disproporcionalidad" = dis, "Escannos" = seq_len(length(dis)))
var_par_hh <- dis1

ggplot(data = dis1, mapping = aes(Escannos, Disproporcionalidad)) +
  geom_point(data = dis1, mapping = aes(color = Disproporcionalidad), show.legend = F) +
  scale_fill_gradient(low = "red", high = "yellow") +
  labs(subtitle = "Variando el número de partidos", title = "Disproporcionalidad según Huntington-Hill", caption = "Angel Gonzalez", x = "Número de Partidos")
## ---- chunk 27
# Huntington-Hill Prueba var densidad, fijo votos, fijo n_partidos, fijo escaños
partidos <- paste("Partido_", seq_len(49), sep = "")
n_escannos <- 500
# votos <- trunc(seq(from = 10e5, to = 1, length.out = length(partidos)))

# Modificar la densidad de los votos
votos <- trunc(rep(x = 10e5, length(partidos)))
expon <- seq(from = 0.001, to = 1, length.out = 1000)
vot <- NULL
for (i in seq_len(1000)) {
  vot[[i]] <- votos * dexp(seq_len(length(partidos)), rate = expon[i])
}



# ut <- (datos1977[1:nrow(datos1977),9:ncol(datos1977)])
# ut <- as.matrix(ut)
# lm(1:ncol(ut)~sort(ut[1,],decreasing = T))




# Aplicarlo
resul <- NULL
for (i in seq_len(n_escannos)) {
  # n_escannos <- i # Variable
  votos <- vot[[i]] # Fijo
  resul[[i]] <- asientos_dhondt(partidos, votos, n_escannos, couta_min = 0)$Escanos
}

resul1 <- as.data.table(resul)

# Analizar la desproporcionalidad columna a columna
dis <- seq_len(ncol(resul1))
for (i in seq_len(ncol(resul1))) {
  dis[i] <- disproporcionalidad(s = resul1[[i]], v = vot[[i]])
}
# disproporcionalidad(s = resul1[,1],v = votos)

# dis <- apply(X = resul1,MARGIN = 2,FUN = function(x) disproporcionalidad(s = x,v = votos))



library(ggplot2)
# qplot(seq_len(length(dis)),dis,main = "Prueba",ylab = "Disproporcionalidad",xlab = "
#       Concentración (menor a mayor)")

dis1 <- data.frame("Disproporcionalidad" = dis, "Escannos" = seq_len(length(dis)))
var_dis_hh <- dis1

ggplot(data = dis1, mapping = aes(Escannos, Disproporcionalidad)) +
  geom_point(data = dis1, mapping = aes(color = Disproporcionalidad), show.legend = F) +
  scale_fill_gradient(low = "red", high = "yellow") +
  labs(subtitle = "Variando la distribución de los votos", title = "Disproporcionalidad según Huntington-Hill", caption = "Angel Gonzalez", x = "Concentración (menor a mayor)")
## ---- chunk 28
library(data.table)
# Variables
partidos <- paste("Partido_", seq_len(49), sep = "")
n_escannos <- 5
votos <- trunc(seq(from = 100, to = 1, length.out = length(partidos)))

asientos_dhondt <- function(partidos, votos,
                            n_escannos,
                            couta_min = 0) {
  # Cuota mínima
  nv <- sum(votos)
  vn <- votos
  vn[votos <= nv * couta_min] <- 0
  votos <- vn

  # Escaños
  div <- 1:n_escannos - 1
  div[is.na(div)] <- 0
  G <- sapply(div, function(x) votos / x)
  cuota <- G[order(G, decreasing = T)][n_escannos]
  W <- (G >= cuota)
  seats <- rowSums(W)
  o <- seats
  # Resultados
  data.frame("Partidos" = partidos, "Escanos" = as.numeric(o))
}

# Modelo para España
# desde <- 1 + grep(pattern = "nulos", x = colnames(datos1977))
# partidos <- colnames(datos1977)[desde:(length(colnames(datos1977)) - 1)]
# prov <- 1
# n_escannos <- datos1977$asientos[prov]
# votos <- as.numeric(datos1977[prov, desde:(ncol(datos1977) - 1)])
#
# asientos_dhondt(partidos, votos, n_escannos, couta_min = .03)
####


#
# resul <- NULL
# for (prov in seq_len(nrow(datos1977))) {
#   # Votos tenerife Alianza Popular mal contados
#   if (prov == 15) {
#     datos1977[prov, 12] <- 23866
#   }
#   n_escannos <- datos1977$asientos[prov]
#   votos <- as.numeric(datos1977[prov, desde:(ncol(datos1977) - 1)])
#   resul[[prov]] <- asientos_dhondt(partidos, votos, n_escannos, couta_min = .03)
# }
#
# resul <- as.data.table(resul)
# resultados <- cbind.data.frame("Partidos" = resul[, 1], "Escaños" = rowSums(resul[, lapply(resul, is.numeric) == TRUE, with = FALSE]))
## ---- chunk 29
# Adams Prueba fijo densidad, fijo votos, fijo n_partidos, distintos escaños
partidos <- paste("Partido_", seq_len(49), sep = "")
n_escannos <- 5000
votos <- trunc(seq(from = 10e5, to = 1, length.out = length(partidos)))
votos <- votos / seq_len(49)

# resul <- NULL
# for (i in seq_len(n_escannos)) {
#   n_escannos <- i # Variable
#   votos <- votos # Fijo
#   resul[[i]] <- asientos_dhondt(partidos, votos, n_escannos, couta_min = 0)$Escanos
# }
resul <- lapply(seq_len(n_escannos), function(x) asientos_dhondt(partidos, votos, x, couta_min = 0)$Escanos)
resul1 <- as.data.table(resul)
# beepr::beep(sound = 3)
# resultados <- cbind.data.frame("Partidos" = resul[, 1], "Escaños" = rowSums(resul[, lapply(resul, is.numeric) == TRUE, with = FALSE]))
## ---- chunk 30
disproporcionalidad <-
  function(s, v) {
    s <- as.vector(s)
    v <- as.vector(v)
    l_s <- length(s)
    #        l_v <- length(v)
    s_s <- sum(s)
    s_v <- sum(v)
    p_s <- s / s_s
    p_v <- v / s_v

    o <- (1 / l_s) * sum(abs(p_s - p_v))
    #            nm <- 'Rae'

    # return(list(measure=nm, value=o))
    o
  }


#disproporcionalidad(s = resul1[, 1], v = votos)

dis <- apply(X = resul1[, 1:500], MARGIN = 2, FUN = function(x) disproporcionalidad(s = x, v = votos))

library(ggplot2)
library(ggthemes)
# qplot(seq_len(length(dis)),dis)

dis1 <- data.frame("Disproporcionalidad" = dis, "Escannos" = seq_len(length(dis)))
var_esc_ad <- dis1

ggplot(data = dis1, mapping = aes(Escannos, Disproporcionalidad)) +
  geom_point(data = dis1, mapping = aes(color = Disproporcionalidad), show.legend = F) +
  scale_fill_gradient(low = "red", high = "yellow") +
  labs(subtitle = "Variando el número de escaños a repartir", title = "Disproporcionalidad según Adams", caption = "Angel Gonzalez", x = "Número de Escaños")
## ---- chunk 31
# Adams Prueba fijo densidad, fijo votos, var n_partidos, fijo escaños
partidos <- NULL
for (i in seq_len(500)) {
  partidos[[i]] <- paste("Partido_", seq_len(i), sep = "")
}
# partidos <- paste("Partido_", seq_len(49), sep = "")
n_escannos <- 30
votos <- NULL
for (i in seq_len(500)) {
  votos[[i]] <- trunc(seq(from = 10e5, to = 1, length.out = length(partidos[[i]])))
  votos[[i]] <- votos[[i]] / seq_len(length(partidos[[i]]))
}
# votos <- trunc(seq(from = 10e5, to = 1, length.out = length(partidos)))
# votos <- votos/seq_len(length(partidos))

resul <- NULL
for (i in seq_len(length(partidos))) {
  if (i == 1) {
    next
  }
  n_escannos <- 50 # Variable
  # votos <- votos[[i]] # Fijo
  resul[[i]] <- asientos_dhondt(partidos[[i]], votos[[i]], n_escannos, couta_min = 0)$Escanos
}

resul1 <- as.data.table(resul)
# Arreglar tabla poniendo NA donde se necesita
for (i in 3:(ncol(resul1) - 2)) {
  resul1[[i - 2]][i:nrow(resul1)] <- NA
}

# Analizar la desproporcionalidad columna a columna
dis <- seq_len(length(partidos))
for (i in seq_len(length(partidos) - 1)) {
  dis[i] <- disproporcionalidad(s = as.vector(na.omit(resul1[[i]])), v = votos[[i + 1]])
}
# disproporcionalidad(s = resul1[,1],v = votos)

# dis <- apply(X = resul1,MARGIN = 2,FUN = function(x) disproporcionalidad(s = x,v = votos))
dis[500] <- 0


library(ggplot2)
# qplot(seq_len(length(dis)),dis)

dis1 <- data.frame("Disproporcionalidad" = dis, "Escannos" = seq_len(length(dis)))
var_par_ad <- dis1

ggplot(data = dis1, mapping = aes(Escannos, Disproporcionalidad)) +
  geom_point(data = dis1, mapping = aes(color = Disproporcionalidad), show.legend = F) +
  scale_fill_gradient(low = "red", high = "yellow") +
  labs(subtitle = "Variando el número de partidos", title = "Disproporcionalidad según Adams", caption = "Angel Gonzalez", x = "Número de Partidos")
## ---- chunk 32
# Adams Prueba var densidad, fijo votos, fijo n_partidos, fijo escaños
partidos <- paste("Partido_", seq_len(49), sep = "")
n_escannos <- 500
# votos <- trunc(seq(from = 10e5, to = 1, length.out = length(partidos)))

# Modificar la densidad de los votos
votos <- trunc(rep(x = 10e5, length(partidos)))
expon <- seq(from = 0.001, to = 1, length.out = 1000)
vot <- NULL
for (i in seq_len(1000)) {
  vot[[i]] <- votos * dexp(seq_len(length(partidos)), rate = expon[i])
}



# ut <- (datos1977[1:nrow(datos1977),9:ncol(datos1977)])
# ut <- as.matrix(ut)
# lm(1:ncol(ut)~sort(ut[1,],decreasing = T))




# Aplicarlo
resul <- NULL
for (i in seq_len(n_escannos)) {
  # n_escannos <- i # Variable
  votos <- vot[[i]] # Fijo
  resul[[i]] <- asientos_dhondt(partidos, votos, n_escannos, couta_min = 0)$Escanos
}

resul1 <- as.data.table(resul)

# Analizar la desproporcionalidad columna a columna
dis <- seq_len(ncol(resul1))
for (i in seq_len(ncol(resul1))) {
  dis[i] <- disproporcionalidad(s = resul1[[i]], v = vot[[i]])
}
# disproporcionalidad(s = resul1[,1],v = votos)

# dis <- apply(X = resul1,MARGIN = 2,FUN = function(x) disproporcionalidad(s = x,v = votos))



library(ggplot2)
# qplot(seq_len(length(dis)),dis,main = "Prueba",ylab = "Disproporcionalidad",xlab = "
#       Concentración (menor a mayor)")

dis1 <- data.frame("Disproporcionalidad" = dis, "Escannos" = seq_len(length(dis)))
var_dis_ad <- dis1

ggplot(data = dis1, mapping = aes(Escannos, Disproporcionalidad)) +
  geom_point(data = dis1, mapping = aes(color = Disproporcionalidad), show.legend = F) +
  scale_fill_gradient(low = "red", high = "yellow") +
  labs(subtitle = "Variando la distribución de los votos", title = "Disproporcionalidad según Adams", caption = "Angel Gonzalez", x = "Concentración (menor a mayor)")
## ---- chunk 33
library(data.table)
# Variables
partidos <- paste("Partido_", seq_len(49), sep = "")
n_escannos <- 5
votos <- trunc(seq(from = 100, to = 1, length.out = length(partidos)))

asientos_dhondt <- function(partidos, votos,
                            n_escannos,
                            couta_min = 0) {
  # Cuota mínima
  nv <- sum(votos)
  vn <- votos
  vn[votos <= nv * couta_min] <- 0
  votos <- vn

  # Escaños
  div <- 3 * (1:n_escannos) - 2
  G <- sapply(div, function(x) votos / x)
  cuota <- G[order(G, decreasing = T)][n_escannos]
  W <- (G >= cuota)
  seats <- rowSums(W)
  o <- seats
  # Resultados
  data.frame("Partidos" = partidos, "Escanos" = as.numeric(o))
}

# Modelo para España
# desde <- 1 + grep(pattern = "nulos", x = colnames(datos1977))
# partidos <- colnames(datos1977)[desde:(length(colnames(datos1977)) - 1)]
# prov <- 1
# n_escannos <- datos1977$asientos[prov]
# votos <- as.numeric(datos1977[prov, desde:(ncol(datos1977) - 1)])
#
# asientos_dhondt(partidos, votos, n_escannos, couta_min = .03)
####


#
# resul <- NULL
# for (prov in seq_len(nrow(datos1977))) {
#   # Votos tenerife Alianza Popular mal contados
#   if (prov == 15) {
#     datos1977[prov, 12] <- 23866
#   }
#   n_escannos <- datos1977$asientos[prov]
#   votos <- as.numeric(datos1977[prov, desde:(ncol(datos1977) - 1)])
#   resul[[prov]] <- asientos_dhondt(partidos, votos, n_escannos, couta_min = .03)
# }
#
# resul <- as.data.table(resul)
# resultados <- cbind.data.frame("Partidos" = resul[, 1], "Escaños" = rowSums(resul[, lapply(resul, is.numeric) == TRUE, with = FALSE]))
## ---- chunk 34
# Danish Prueba fijo densidad, fijo votos, fijo n_partidos, distintos escaños
partidos <- paste("Partido_", seq_len(49), sep = "")
n_escannos <- 5000
votos <- trunc(seq(from = 10e5, to = 1, length.out = length(partidos)))
votos <- votos / seq_len(49)

# resul <- NULL
# for (i in seq_len(n_escannos)) {
#   n_escannos <- i # Variable
#   votos <- votos # Fijo
#   resul[[i]] <- asientos_dhondt(partidos, votos, n_escannos, couta_min = 0)$Escanos
# }
resul <- lapply(seq_len(n_escannos), function(x) asientos_dhondt(partidos, votos, x, couta_min = 0)$Escanos)
resul1 <- as.data.table(resul)
# beepr::beep(sound = 3)
# resultados <- cbind.data.frame("Partidos" = resul[, 1], "Escaños" = rowSums(resul[, lapply(resul, is.numeric) == TRUE, with = FALSE]))
## ---- chunk 35
disproporcionalidad <-
  function(s, v) {
    s <- as.vector(s)
    v <- as.vector(v)
    l_s <- length(s)
    #        l_v <- length(v)
    s_s <- sum(s)
    s_v <- sum(v)
    p_s <- s / s_s
    p_v <- v / s_v

    o <- (1 / l_s) * sum(abs(p_s - p_v))
    #            nm <- 'Rae'

    # return(list(measure=nm, value=o))
    o
  }


#disproporcionalidad(s = resul1[, 1], v = votos)

dis <- apply(X = resul1[, 1:500], MARGIN = 2, FUN = function(x) disproporcionalidad(s = x, v = votos))

library(ggplot2)
library(ggthemes)
# qplot(seq_len(length(dis)),dis)

dis1 <- data.frame("Disproporcionalidad" = dis, "Escannos" = seq_len(length(dis)))
var_esc_dan <- dis1

ggplot(data = dis1, mapping = aes(Escannos, Disproporcionalidad)) +
  geom_point(data = dis1, mapping = aes(color = Disproporcionalidad), show.legend = F) +
  scale_fill_gradient(low = "red", high = "yellow") +
  labs(subtitle = "Variando el número de escaños a repartir", title = "Disproporcionalidad según Danish", caption = "Angel Gonzalez", x = "Número de Escaños")
## ---- chunk 36
# Danish Prueba fijo densidad, fijo votos, var n_partidos, fijo escaños
partidos <- NULL
for (i in seq_len(500)) {
  partidos[[i]] <- paste("Partido_", seq_len(i), sep = "")
}
# partidos <- paste("Partido_", seq_len(49), sep = "")
n_escannos <- 30
votos <- NULL
for (i in seq_len(500)) {
  votos[[i]] <- trunc(seq(from = 10e5, to = 1, length.out = length(partidos[[i]])))
  votos[[i]] <- votos[[i]] / seq_len(length(partidos[[i]]))
}
# votos <- trunc(seq(from = 10e5, to = 1, length.out = length(partidos)))
# votos <- votos/seq_len(length(partidos))

resul <- NULL
for (i in seq_len(length(partidos))) {
  if (i == 1) {
    next
  }
  n_escannos <- 50 # Variable
  # votos <- votos[[i]] # Fijo
  resul[[i]] <- asientos_dhondt(partidos[[i]], votos[[i]], n_escannos, couta_min = 0)$Escanos
}

resul1 <- as.data.table(resul)
# Arreglar tabla poniendo NA donde se necesita
for (i in 3:(ncol(resul1) - 2)) {
  resul1[[i - 2]][i:nrow(resul1)] <- NA
}

# Analizar la desproporcionalidad columna a columna
dis <- seq_len(length(partidos))
for (i in seq_len(length(partidos) - 1)) {
  dis[i] <- disproporcionalidad(s = as.vector(na.omit(resul1[[i]])), v = votos[[i + 1]])
}
# disproporcionalidad(s = resul1[,1],v = votos)

# dis <- apply(X = resul1,MARGIN = 2,FUN = function(x) disproporcionalidad(s = x,v = votos))
dis[500] <- 0


library(ggplot2)
# qplot(seq_len(length(dis)),dis)

dis1 <- data.frame("Disproporcionalidad" = dis, "Escannos" = seq_len(length(dis)))
var_par_dan <- dis1

ggplot(data = dis1, mapping = aes(Escannos, Disproporcionalidad)) +
  geom_point(data = dis1, mapping = aes(color = Disproporcionalidad), show.legend = F) +
  scale_fill_gradient(low = "red", high = "yellow") +
  labs(subtitle = "Variando el número de partidos", title = "Disproporcionalidad según Danish", caption = "Angel Gonzalez", x = "Número de Partidos")
## ---- chunk 37
# Danish Prueba var densidad, fijo votos, fijo n_partidos, fijo escaños
partidos <- paste("Partido_", seq_len(49), sep = "")
n_escannos <- 500
# votos <- trunc(seq(from = 10e5, to = 1, length.out = length(partidos)))

# Modificar la densidad de los votos
votos <- trunc(rep(x = 10e5, length(partidos)))
expon <- seq(from = 0.001, to = 1, length.out = 1000)
vot <- NULL
for (i in seq_len(1000)) {
  vot[[i]] <- votos * dexp(seq_len(length(partidos)), rate = expon[i])
}



# ut <- (datos1977[1:nrow(datos1977),9:ncol(datos1977)])
# ut <- as.matrix(ut)
# lm(1:ncol(ut)~sort(ut[1,],decreasing = T))




# Aplicarlo
resul <- NULL
for (i in seq_len(n_escannos)) {
  # n_escannos <- i # Variable
  votos <- vot[[i]] # Fijo
  resul[[i]] <- asientos_dhondt(partidos, votos, n_escannos, couta_min = 0)$Escanos
}

resul1 <- as.data.table(resul)

# Analizar la desproporcionalidad columna a columna
dis <- seq_len(ncol(resul1))
for (i in seq_len(ncol(resul1))) {
  dis[i] <- disproporcionalidad(s = resul1[[i]], v = vot[[i]])
}
# disproporcionalidad(s = resul1[,1],v = votos)

# dis <- apply(X = resul1,MARGIN = 2,FUN = function(x) disproporcionalidad(s = x,v = votos))



library(ggplot2)
# qplot(seq_len(length(dis)),dis,main = "Prueba",ylab = "Disproporcionalidad",xlab = "
#       Concentración (menor a mayor)")

dis1 <- data.frame("Disproporcionalidad" = dis, "Escannos" = seq_len(length(dis)))
var_dis_dan <- dis1

ggplot(data = dis1, mapping = aes(Escannos, Disproporcionalidad)) +
  geom_point(data = dis1, mapping = aes(color = Disproporcionalidad), show.legend = F) +
  scale_fill_gradient(low = "red", high = "yellow") +
  labs(subtitle = "Variando la distribución de los votos", title = "Disproporcionalidad según Danish", caption = "Angel Gonzalez", x = "Concentración (menor a mayor)")
## ---- chunk 38
var_esc_dhondt$Metodo <- "D`Hondt"
var_esc_sl$Metodo <- "Sainte-Lague"
var_esc_msl$Metodo <- "Modified Sainte-Lague"
var_esc_imp$Metodo <- "Imperiali"
var_esc_hh$Metodo <- "Huntington-Hill"
var_esc_ad$Metodo <- "Adams"
var_esc_dan$Metodo <- "Danish"

var_esc <- rbind(var_esc_dhondt, var_esc_sl, var_esc_msl, var_esc_imp, var_esc_hh, var_esc_ad, var_esc_dan)

# ggplot(data = var_esc, mapping = aes(Escannos, Disproporcionalidad)) +
#   # geom_point(data = var_esc, mapping = aes(fill = "Metodo"), show.legend = F) +
#   geom_point() +
#   facet_grid(cols = vars(Metodo)) +
#   scale_fill_gradient(low = "red", high = "yellow") +
#   labs(subtitle = "Variando la distribución de los votos", title = "Disproporcionalidad según Danish", caption = "Angel Gonzalez", x = "Concentración (menor a mayor)")

ggplot(data = var_esc, mapping = aes(Escannos, Disproporcionalidad)) +
  geom_point(aes(colour = factor(Metodo)))+
  labs(subtitle = "Variando el número de escaños a repartir", title = "Disproporcionalidad ", caption = "Angel Gonzalez", x = "Número de Escaños")+
  # labs(title = "Variando la distribución de los votos", subtitle = "Disproporcionalidad", caption = "Angel Gonzalez", x = "Número de Escaños")+
  guides(color=guide_legend(title="Método"))+
  theme(
    legend.position = c(.95, .95),
    legend.justification = c("right", "top"),
    legend.box.just = "right",
    legend.margin = margin(6, 6, 6, 6)
    )

## ---- chunk 39
var_esc_dhondt$Metodo <- "D`Hondt"
var_esc_sl$Metodo <- "Sainte-Lague"
var_esc_msl$Metodo <- "Modified Sainte-Lague"
var_esc_imp$Metodo <- "Imperiali"
var_esc_hh$Metodo <- "Huntington-Hill"
var_esc_ad$Metodo <- "Adams"
var_esc_dan$Metodo <- "Danish"

var_esc <- rbind(var_esc_dhondt, var_esc_sl, var_esc_msl, var_esc_imp, var_esc_hh, var_esc_ad, var_esc_dan)

# ggplot(data = var_esc, mapping = aes(Escannos, Disproporcionalidad)) +
#   # geom_point(data = var_esc, mapping = aes(fill = "Metodo"), show.legend = F) +
#   geom_point() +
#   facet_grid(cols = vars(Metodo)) +
#   scale_fill_gradient(low = "red", high = "yellow") +
#   labs(subtitle = "Variando la distribución de los votos", title = "Disproporcionalidad según Danish", caption = "Angel Gonzalez", x = "Concentración (menor a mayor)")

ggplot(data = var_esc[var_esc$Escannos>300&var_esc$Escannos<400,], mapping = aes(Escannos, Disproporcionalidad)) +
  geom_point(aes(colour = factor(Metodo)))+
  labs(subtitle = "Variando el número de escaños a repartir", title = "Disproporcionalidad ", caption = "Angel Gonzalez", x = "Número de Escaños")+guides(color=guide_legend(title="Método"))+
  theme(
    legend.position = c(.95, .95),
    legend.justification = c("right", "top"),
    legend.box.just = "right",
    legend.margin = margin(6, 6, 6, 6)
    )

## ---- chunk 40
var_par_dhondt$Metodo <- "D`Hondt"
var_par_sl$Metodo <- "Sainte-Lague"
var_par_msl$Metodo <- "Modified Sainte-Lague"
var_par_imp$Metodo <- "Imperiali"
var_par_hh$Metodo <- "Huntington-Hill"
var_par_ad$Metodo <- "Adams"
var_par_dan$Metodo <- "Danish"

var_par <- rbind(var_par_dhondt, var_par_sl, var_par_msl, var_par_imp, var_par_hh, var_par_ad, var_par_dan)


  ggplot(data = var_par, mapping = aes(Escannos, Disproporcionalidad)) +
  geom_point(aes(colour = factor(Metodo)))+
  labs(subtitle = "Variando el número de partidos", title = "Disproporcionalidad", caption = "Angel Gonzalez", x = "Número de partidos") + guides(color=guide_legend(title="Método")) +
  theme(
    legend.position = c(.95, .95),
    legend.justification = c("right", "top"),
    legend.box.just = "right",
    legend.margin = margin(6, 6, 6, 6)
    )
## ---- chunk 41
var_par_dhondt$Metodo <- "D`Hondt"
var_par_sl$Metodo <- "Sainte-Lague"
var_par_msl$Metodo <- "Modified Sainte-Lague"
var_par_imp$Metodo <- "Imperiali"
var_par_hh$Metodo <- "Huntington-Hill"
var_par_ad$Metodo <- "Adams"
var_par_dan$Metodo <- "Danish"

var_par <- rbind(var_par_dhondt, var_par_sl, var_par_msl, var_par_imp, var_par_hh, var_par_ad, var_par_dan)


  ggplot(data = var_par[var_par$Escannos<50,], mapping = aes(Escannos, Disproporcionalidad)) +
  geom_point(aes(colour = factor(Metodo)))+geom_line(aes(colour = factor(Metodo)),size=1)+
  labs(subtitle = "Variando el número de partidos", title = "Disproporcionalidad", caption = "Angel Gonzalez", x = "Número de partidos") + guides(color=guide_legend(title="Método")) +
  theme(
    legend.position = c(.95, .95),
    legend.justification = c("right", "top"),
    legend.box.just = "right",
    legend.margin = margin(6, 6, 6, 6)
    )
## ---- chunk 42
var_dis_dhondt$Metodo <- "D`Hondt"
var_dis_sl$Metodo <- "Sainte-Lague"
var_dis_msl$Metodo <- "Modified Sainte-Lague"
var_dis_imp$Metodo <- "Imperiali"
var_dis_hh$Metodo <- "Huntington-Hill"
var_dis_ad$Metodo <- "Adams"
var_dis_dan$Metodo <- "Danish"

var_dis <- rbind(var_dis_dhondt, var_dis_sl, var_dis_msl, var_dis_imp, var_dis_hh, var_dis_ad, var_dis_dan)


  ggplot(data = var_dis, mapping = aes(Escannos, Disproporcionalidad)) +
  geom_point(aes(colour = factor(Metodo)))+
  labs(subtitle = "Variando la distribucion de los votos", title = "Disproporcionalidad", caption = "Angel Gonzalez", x = "Concentración (menor a mayor)")+guides(color=guide_legend(title="Método"))+
  theme(
    legend.position = c(.95, .95),
    legend.justification = c("right", "top"),
    legend.box.just = "right",
    legend.margin = margin(6, 6, 6, 6)
    )
## ---- chunk 43
var_dis_dhondt$Metodo <- "D`Hondt"
var_dis_sl$Metodo <- "Sainte-Lague"
var_dis_msl$Metodo <- "Modified Sainte-Lague"
var_dis_imp$Metodo <- "Imperiali"
var_dis_hh$Metodo <- "Huntington-Hill"
var_dis_ad$Metodo <- "Adams"
var_dis_dan$Metodo <- "Danish"

var_dis <- rbind(var_dis_dhondt, var_dis_sl, var_dis_msl, var_dis_imp, var_dis_hh, var_dis_ad, var_dis_dan)


  ggplot(data = var_dis[var_dis$Escannos>400,], mapping = aes(Escannos, Disproporcionalidad)) +
  geom_point(aes(colour = factor(Metodo)))+
  labs(subtitle = "Variando la distribucion de los votos", title = "Disproporcionalidad", caption = "Angel Gonzalez", x = "Concentración (menor a mayor)")+guides(color=guide_legend(title="Método"))+
  theme(
    legend.position = c(.95, .95),
    legend.justification = c("right", "top"),
    legend.box.just = "right",
    legend.margin = margin(6, 6, 6, 6)
    )
## ---- chunk 44
knitr::write_bib(c("knitr","rmarkdown","dplyr","ggplot2","xtable",
"stringr","shiny","flexdashboard","htmlwidgets",
"bookdown","tidyselect","tibble","scales"),
file="bib/paquetemio.bib",
width = 60)
